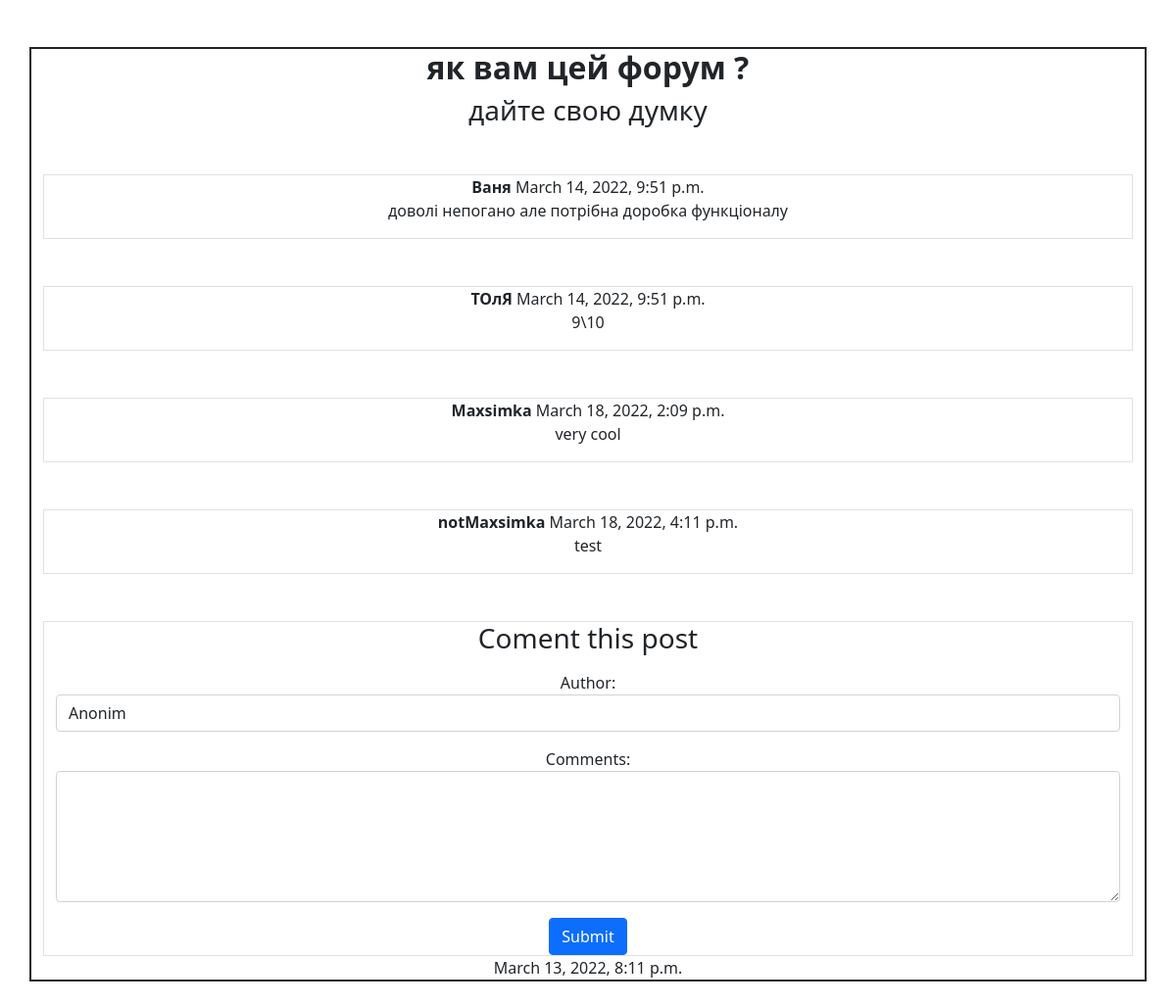
Before: /1/ with the older database file.
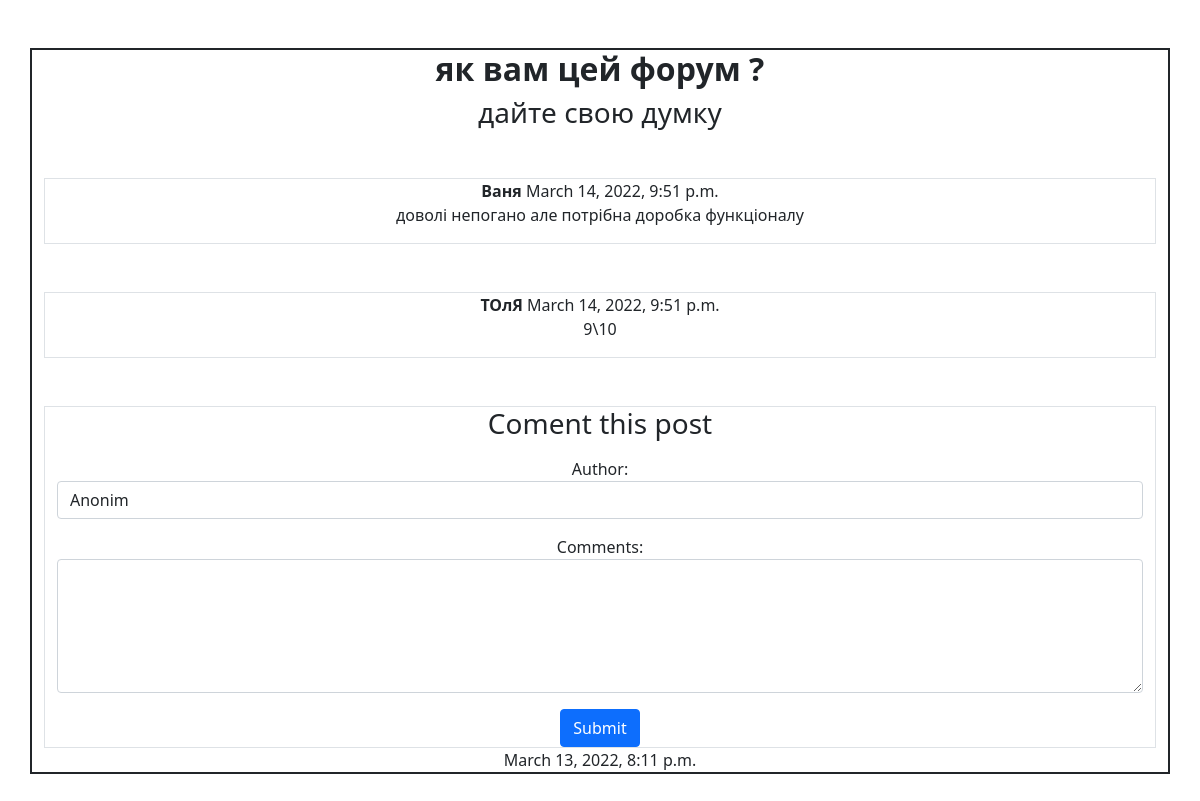
After: the same page with the newer database file.
### b/models.py (models this page shows, shortened)
class Post(models.Model):
    post_title=models.CharField(max_length=100)
    post_text=models.CharField(max_length=500)
    post_pub_date=models.DateTimeField()

class Comment(models.Model):
    post_id=models.ForeignKey(Post,on_delete=models.CASCADE)
    comment_author=models.CharField(max_length=50)
    comment_text=models.CharField(max_length=200)
    comment_pub_date=models.DateTimeField()

### b/views.py (the view)
# urls.py: path("<int:self_post_id>/",views.post_page_view, name="post_page"),
def post_page_view(request , self_post_id):
    post=models.Post.objects.get(id=self_post_id)
    comments_list=models.Comment.objects.filter(post_id=self_post_id)
    return render(request,'b/post.html',{
        'post' :post,
        'comments_list' : comments_list,
    })

### b/templates/b/post.html (shortened to what this page needs)
{% extends "b/base.html" %}
{%block content%}
<div class="container pt-10 center my-5 border border-2 border-dark">
    <div class="text-center">
        <h2><b>{{post.post_title}}</b></h2>
        <h3>{{post.post_text}}</h3>
        {%for coment in comments_list%}
        <div class="container pt-10 my-5 border border-1 ">
            <b>{{coment.comment_author}}</b>
            {{coment.comment_pub_date}}
            <p>{{coment.comment_text}}</p>
        </div>
        {%endfor%}
        <div class="container pt-20 my-10 border border-1 ">
            <div class="text-center">
                <h3>Coment this post</h3>
            </div>
            <form action="{%url 'add_comment' post.id %}" method="post">
                <div class="mb-3 mt-3">
                    <label for="comment_author">Author:</label>
                    <input type="text" class="form-control" id="comment_author" value="Anonim"
                        placeholder="Enter you name" name="comment_author" maxlength="50">
                </div>
                <div class="mb-3 mt-3">
                    <label for="comment_text">Comments:</label>
                    <textarea class="form-control" rows="5" id="comment_text" name="comment_text"
                        maxlength="200"></textarea>
                </div>
                <button type="submit" class="btn btn-primary p-right">Submit</button>
            </form>
        </div>
        {{post.post_pub_date}}
    </div>
</div>
{%endblock%}

### b/templates/b/base.html (shortened to what this page needs)
{%load static%}
<!DOCTYPE html>
<html lang="en">
<head>{%block head%}
    <link rel="stylesheet" href="{% static '/b/css/bootstrap.css' %} ">
    {%endblock%}
</head>
<body>
    {%block content%}
    {%endblock%}
</body>
</html>

Changed rows visible on the page:
removed Comment: comment_author "Maxsimka", comment_pub_date "March 18, 2022, 2:09 p.m.", comment_text "very cool"
removed Comment: comment_author "notMaxsimka", comment_pub_date "March 18, 2022, 4:11 p.m.", comment_text "test"
